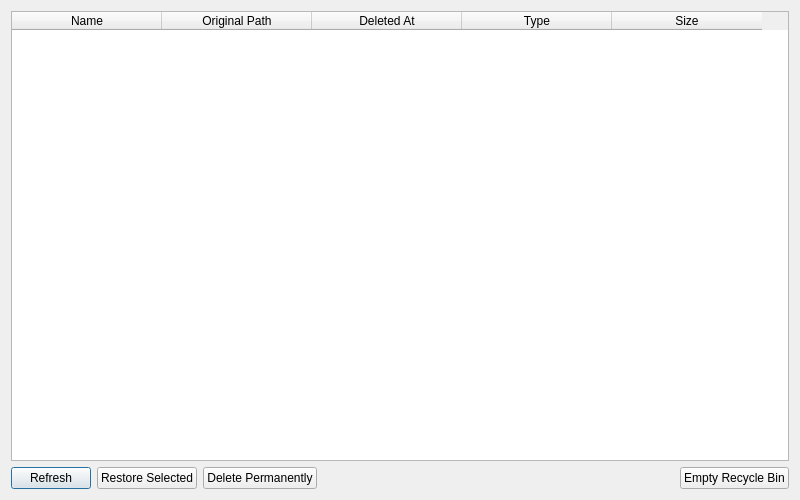
<?xml version="1.0" encoding="UTF-8"?>
<ui version="4.0">
 <class>RecycleBinDialog</class>
 <widget class="QDialog" name="RecycleBinDialog">
  <property name="geometry">
   <rect>
    <x>0</x>
    <y>0</y>
    <width>800</width>
    <height>500</height>
   </rect>
  </property>
  <property name="minimumSize">
   <size>
    <width>800</width>
    <height>500</height>
   </size>
  </property>
  <property name="windowTitle">
   <string>Recycle Bin</string>
  </property>
  <layout class="QVBoxLayout" name="verticalLayout">
   <item>
    <widget class="QTableWidget" name="tableWidget">
     <property name="selectionBehavior">
      <enum>QAbstractItemView::SelectRows</enum>
     </property>
     <property name="selectionMode">
      <enum>QAbstractItemView::SingleSelection</enum>
     </property>
     <attribute name="horizontalHeaderVisible">
      <bool>true</bool>
     </attribute>
     <attribute name="horizontalHeaderDefaultSectionSize">
      <number>150</number>
     </attribute>
     <column>
      <property name="text">
       <string>Name</string>
      </property>
     </column>
     <column>
      <property name="text">
       <string>Original Path</string>
      </property>
     </column>
     <column>
      <property name="text">
       <string>Deleted At</string>
      </property>
     </column>
     <column>
      <property name="text">
       <string>Type</string>
      </property>
     </column>
     <column>
      <property name="text">
       <string>Size</string>
      </property>
     </column>
    </widget>
   </item>
   <item>
    <layout class="QHBoxLayout" name="horizontalLayout">
     <item>
      <widget class="QPushButton" name="refreshButton">
       <property name="text">
        <string>Refresh</string>
       </property>
      </widget>
     </item>
     <item>
      <widget class="QPushButton" name="restoreButton">
       <property name="text">
        <string>Restore Selected</string>
       </property>
      </widget>
     </item>
     <item>
      <widget class="QPushButton" name="deleteButton">
       <property name="text">
        <string>Delete Permanently</string>
       </property>
      </widget>
     </item>
     <item>
      <spacer name="horizontalSpacer">
       <property name="orientation">
        <enum>Qt::Horizontal</enum>
       </property>
       <property name="sizeHint" stdset="0">
        <size>
         <width>40</width>
         <height>20</height>
        </size>
       </property>
      </spacer>
     </item>
     <item>
      <widget class="QPushButton" name="emptyButton">
       <property name="text">
        <string>Empty Recycle Bin</string>
       </property>
      </widget>
     </item>
    </layout>
   </item>
  </layout>
 </widget>
 <resources/>
 <connections/>
</ui>
